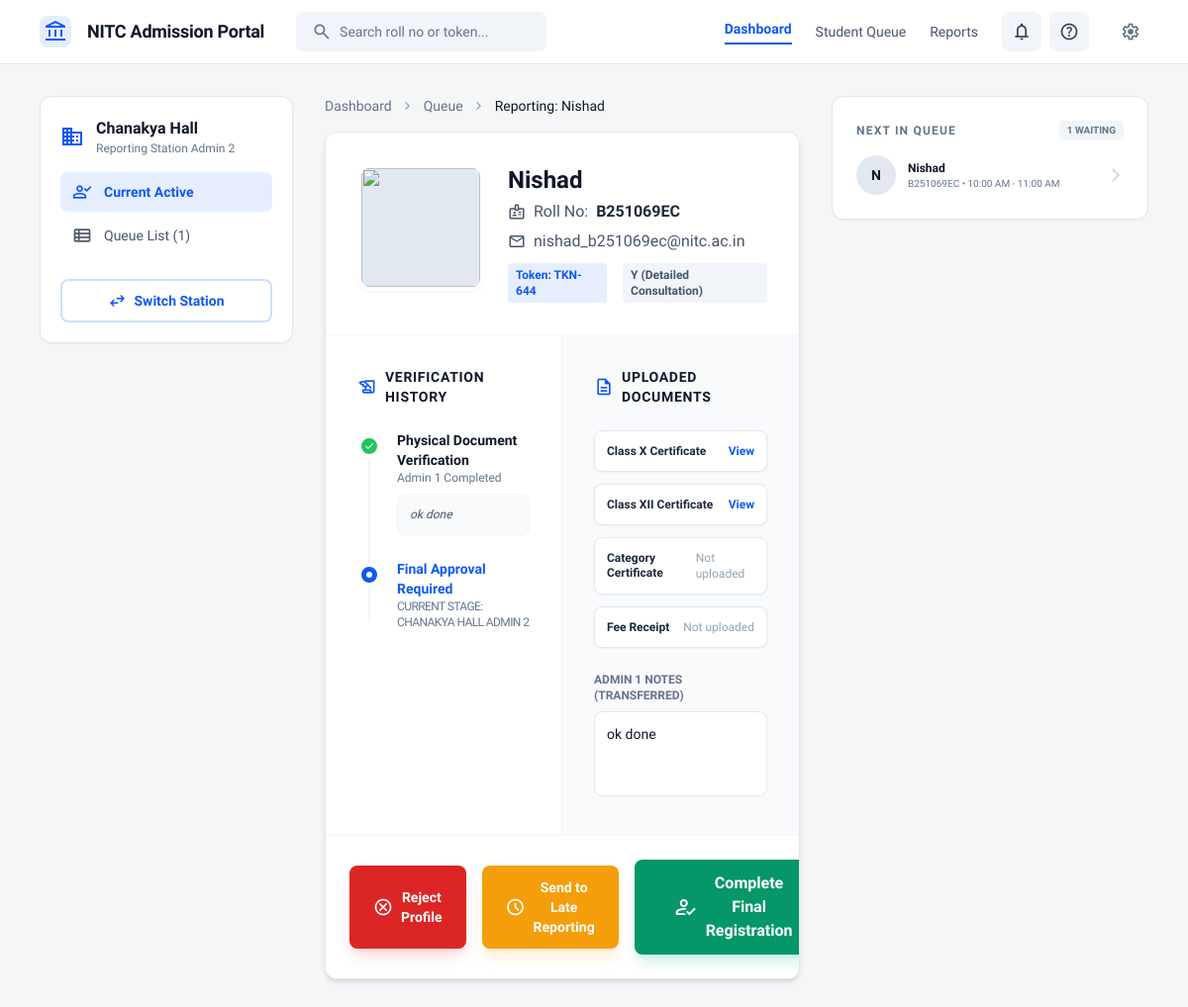
/admin2.html, run on the app's committed database.
### queue-system/app.py (models this page shows)
class TokenBooking(db.Model):
    id = db.Column(db.Integer, primary_key=True)
    student_email = db.Column(db.String(100))
    fee_status = db.Column(db.String(20))
    payment_mode = db.Column(db.String(50))
    slot_time = db.Column(db.String(50))
    token_id = db.Column(db.String(20), unique=True)
    class10_doc = db.Column(db.String(255))
    class12_doc = db.Column(db.String(255))
    category_doc = db.Column(db.String(255))
    paid_receipt_doc = db.Column(db.String(255))
    sent_to_chanakya = db.Column(db.Boolean, default=False)
    admin1_notes = db.Column(db.Text)
    final_registration_completed = db.Column(db.Boolean, default=False)
    final_registration_completed_at = db.Column(db.String(50))

### queue-system/app.py (the view)
@app.route("/admin2.html")
def admin2_page():
    chanakya_queue = TokenBooking.query.filter_by(sent_to_chanakya=True).order_by(TokenBooking.id.asc()).all()
    chanakya_bookings = [booking_to_view(b) for b in chanakya_queue]
    selected_booking_id = request.args.get("booking", type=int)
    active_booking = None
    if chanakya_bookings:
        active_booking = chanakya_bookings[0]
        if selected_booking_id is not None:
            for booking in chanakya_bookings:
                if booking["id"] == selected_booking_id:
                    active_booking = booking
                    break
    return render_template("admin2.html", chanakya_bookings=chanakya_bookings, active_booking=active_booking)

### queue-system/app.py (called while the page is built)
def parse_identity_from_email(email):
    local = (email or "").split("@")[0]
    if "_" not in local:
        return {"name": email or "Unknown", "roll_no": "--"}
    name_part, roll_part = local.split("_", 1)
    name = name_part.replace(".", " ").replace("-", " ").title()
    return {"name": name, "roll_no": roll_part.upper()}

def payment_label(raw_payment):
    if raw_payment == "already-paid":
        return "Already Paid"
    if raw_payment == "on-spot":
        return "On Spot Payment"
    if raw_payment == "education-loan":
        return "Education Loan"
    return (raw_payment or "NA").replace("-", " ").title()

### queue-system/templates/admin2.html (shortened to what this page needs)
<!DOCTYPE html>
<html class="light" lang="en"><head>
<script src="https://cdn.tailwindcss.com?plugins=forms,container-queries"></script>
<script id="tailwind-config">
  tailwind.config = {
    darkMode: "class",
    theme: {
      extend: {
        colors: {
          "primary": "#0d59f2",
          "background-light": "#f5f6f8",
          "background-dark": "#101622",
        },
        fontFamily: {
          "display": ["Lexend", "sans-serif"]
        },
        borderRadius: {
          "DEFAULT": "0.25rem",
          "lg": "0.5rem",
          "xl": "0.75rem",
          "full": "9999px"
        },
      },
    },
  }
</script>
</head>
<body class="bg-background-light dark:bg-background-dark text-slate-900 dark:text-slate-100 min-h-screen">
{% set ab = active_booking %}
<header class="flex items-center justify-between whitespace-nowrap border-b border-solid border-slate-200 dark:border-slate-800 bg-white dark:bg-slate-900 px-10 py-3 sticky top-0 z-50">
<div class="flex items-center gap-8">
<div class="flex items-center gap-4 text-primary">
<div class="size-8 flex items-center justify-center bg-primary/10 rounded-lg">
<span class="material-symbols-outlined text-primary">account_balance</span>
</div>
<h2 class="text-slate-900 dark:text-white text-lg font-bold leading-tight tracking-[-0.015em]">NITC Admission Portal</h2>
</div>
<label class="flex flex-col min-w-40 h-10 max-w-64">
<div class="flex w-full flex-1 items-stretch rounded-lg h-full">
<div class="text-slate-500 flex border-none bg-slate-100 dark:bg-slate-800 items-center justify-center pl-4 rounded-l-lg">
<span class="material-symbols-outlined text-[20px]">search</span>
</div>
<input class="form-input flex w-full min-w-0 flex-1 resize-none overflow-hidden rounded-lg text-slate-900 dark:text-white focus:outline-0 focus:ring-0 border-none bg-slate-100 dark:bg-slate-800 placeholder:text-slate-500 px-4 rounded-l-none pl-2 text-sm font-normal" placeholder="Search roll no or token..." value=""/>
</div>
</label>
</div>
<div class="flex flex-1 justify-end gap-6 items-center">
<nav class="flex items-center gap-6">
<a class="text-primary text-sm font-semibold border-b-2 border-primary pb-1" href="#">Dashboard</a>
<a class="text-slate-600 dark:text-slate-400 text-sm font-medium hover:text-primary transition-colors" href="#">Student Queue</a>
<a class="text-slate-600 dark:text-slate-400 text-sm font-medium hover:text-primary transition-colors" href="#">Reports</a>
</nav>
<div class="flex gap-2">
<button class="flex items-center justify-center rounded-lg h-10 w-10 bg-slate-100 dark:bg-slate-800 text-slate-700 dark:text-slate-300">
<span class="material-symbols-outlined text-[20px]">notifications</span>
</button>
<button class="flex items-center justify-center rounded-lg h-10 w-10 bg-slate-100 dark:bg-slate-800 text-slate-700 dark:text-slate-300">
<span class="material-symbols-outlined text-[20px]">help</span>
</button>
</div>
<div data-settings-mount></div>
</div>
</header>
<main class="max-w-[1440px] mx-auto px-10 py-8 flex gap-8">
<aside class="w-64 flex flex-col gap-6 shrink-0">
<div class="bg-white dark:bg-slate-900 p-5 rounded-xl border border-slate-200 dark:border-slate-800 shadow-sm">
<div class="flex items-center gap-3 mb-4">
<span class="material-symbols-outlined text-primary">domain</span>
<div>
<h1 class="text-slate-900 dark:text-white text-base font-bold">Chanakya Hall</h1>
<p class="text-slate-500 text-xs font-normal">Reporting Station Admin 2</p>
</div>
</div>
<div class="flex flex-col gap-1">
<button class="flex items-center gap-3 px-3 py-2.5 rounded-lg bg-primary/10 text-primary">
<span class="material-symbols-outlined text-[20px]">person_check</span>
<span class="text-sm font-semibold">Current Active</span>
</button>
<button class="flex items-center gap-3 px-3 py-2.5 rounded-lg text-slate-600 dark:text-slate-400 hover:bg-slate-50 dark:hover:bg-slate-800 transition-colors">
<span class="material-symbols-outlined text-[20px]">view_list</span>
<span class="text-sm font-medium">Queue List ({{ chanakya_bookings|length }})</span>
</button>
</div>
<div class="mt-6">
<a href="admin.html" class="w-full flex items-center justify-center gap-2 rounded-lg py-2.5 border-2 border-primary/20 text-primary text-sm font-bold hover:bg-primary/5 transition-colors">
<span class="material-symbols-outlined text-[18px]">swap_horiz</span>
Switch Station
</a>
</div>
</div>
</aside>
<section class="flex-1 min-w-0">
<div class="flex flex-wrap items-center gap-2 mb-4 text-sm">
<span class="text-slate-500">Dashboard</span>
<span class="material-symbols-outlined text-slate-400 text-[16px]">chevron_right</span>
<span class="text-slate-500">Queue</span>
<span class="material-symbols-outlined text-slate-400 text-[16px]">chevron_right</span>
<span class="text-slate-900 dark:text-white font-medium">Reporting: {{ ab.student_name if ab else 'No Student Yet' }}</span>
</div>
<div class="bg-white dark:bg-slate-900 rounded-xl border border-slate-200 dark:border-slate-800 shadow-md overflow-hidden">
<div class="p-8 border-b border-slate-100 dark:border-slate-800 flex justify-between items-start gap-6">
<div class="flex gap-6">
<div class="relative">
<div class="h-32 w-32 rounded-xl bg-slate-200 dark:bg-slate-800 overflow-hidden border-4 border-white dark:border-slate-800 shadow-sm">
<img class="h-full w-full object-cover" src="https://lh3.googleusercontent.com/aida-public/AB6AXuCi7joy2ynAAqqr3C1BtYQh0_aHy-OWlQXRz70ao_5M68HClTkEatw6xrPO-c6ba9SWjrbcz6nkEPvwG3xF0V5xoNwTqugsttxh4LupvHHMvBWoGlBczqN5TC5TbJZ-W5Io-8EU98VyDmHuJeusnkxRDe4GzSY0pYe-p8j-XOA28PHgFs1vq2rwy8vfXVsoIEWz6vY9_kGeF5gphntI4gr9WNmXZyAcrSkHShuWzi9wl5WpIl1_00C5q2FunqiV4ZKyDISujMmYlRs"/>
</div>
</div>
<div class="space-y-1">
<h2 class="text-2xl font-bold text-slate-900 dark:text-white">{{ ab.student_name if ab else 'No Student Selected' }}</h2>
<div class="flex flex-col gap-1.5">
<p class="text-slate-600 dark:text-slate-400 flex items-center gap-2">
<span class="material-symbols-outlined text-[18px]">badge</span>
Roll No: <span class="font-semibold text-slate-800 dark:text-slate-200">{{ ab.roll_no if ab else '--' }}</span>
</p>
<p class="text-slate-600 dark:text-slate-400 flex items-center gap-2">
<span class="material-symbols-outlined text-[18px]">mail</span>
{{ ab.student_email if ab else '--' }}
</p>
<div class="flex items-center gap-4 mt-1">
<span class="bg-primary/10 text-primary text-xs font-bold px-2 py-1 rounded">Token: {{ ab.token_id if ab else '--' }}</span>
<span class="bg-slate-100 dark:bg-slate-800 text-slate-600 dark:text-slate-300 text-xs font-bold px-2 py-1 rounded">{{ ab.queue_type if ab else '--' }}</span>
</div>
</div>
</div>
</div>
</div>
<div class="grid grid-cols-2 gap-0">
<div class="p-8 border-r border-slate-100 dark:border-slate-800">
<h3 class="text-sm font-bold text-slate-900 dark:text-white uppercase tracking-wider mb-6 flex items-center gap-2">
<span class="material-symbols-outlined text-primary text-[20px]">history_edu</span>
Verification History
</h3>
<div class="space-y-6 relative">
<div class="absolute left-[11px] top-2 bottom-2 w-0.5 bg-slate-100 dark:bg-slate-800"></div>
<div class="relative pl-10">
<div class="absolute left-0 top-1 h-6 w-6 rounded-full bg-green-500 border-4 border-white dark:border-slate-900 flex items-center justify-center">
<span class="material-symbols-outlined text-[12px] text-white font-bold">check</span>
</div>
<div>
<p class="text-sm font-bold text-slate-900 dark:text-white">Physical Document Verification</p>
<p class="text-xs text-slate-500 mb-2">Admin 1 Completed</p>
<div class="bg-slate-50 dark:bg-slate-800/50 p-3 rounded-lg border border-slate-100 dark:border-slate-800">
<p class="text-xs text-slate-600 dark:text-slate-400 italic">{{ ab.admin1_notes if ab and ab.admin1_notes else 'No notes shared by Admin 1.' }}</p>
</div>
</div>
</div>
<div class="relative pl-10">
<div class="absolute left-0 top-1 h-6 w-6 rounded-full bg-primary border-4 border-white dark:border-slate-900 flex items-center justify-center">
<div class="h-1.5 w-1.5 rounded-full bg-white animate-pulse"></div>
</div>
<div>
<p class="text-sm font-bold text-primary">Final Approval Required</p>
<p class="text-xs text-slate-500 uppercase font-medium tracking-tighter">Current Stage: Chanakya Hall Admin 2</p>
</div>
</div>
</div>
</div>
<div class="p-8 bg-slate-50 dark:bg-slate-900/50">
<h3 class="text-sm font-bold text-slate-900 dark:text-white uppercase tracking-wider mb-6 flex items-center gap-2">
<span class="material-symbols-outlined text-primary text-[20px]">description</span>
Uploaded Documents
</h3>
<div class="space-y-3">
<div class="flex items-center justify-between p-3 bg-white dark:bg-slate-800 rounded-lg border border-slate-200 dark:border-slate-700 shadow-sm">
<div><p class="text-xs font-bold text-slate-800 dark:text-white leading-tight">Class X Certificate</p></div>
{% if ab and ab.class10_doc_url %}<a target="_blank" href="{{ ab.class10_doc_url }}" class="text-primary text-xs font-bold">View</a>{% else %}<span class="text-xs text-slate-400">Not uploaded</span>{% endif %}
</div>
<div class="flex items-center justify-between p-3 bg-white dark:bg-slate-800 rounded-lg border border-slate-200 dark:border-slate-700 shadow-sm">
<div><p class="text-xs font-bold text-slate-800 dark:text-white leading-tight">Class XII Certificate</p></div>
{% if ab and ab.class12_doc_url %}<a target="_blank" href="{{ ab.class12_doc_url }}" class="text-primary text-xs font-bold">View</a>{% else %}<span class="text-xs text-slate-400">Not uploaded</span>{% endif %}
</div>
<div class="flex items-center justify-between p-3 bg-white dark:bg-slate-800 rounded-lg border border-slate-200 dark:border-slate-700 shadow-sm">
<div><p class="text-xs font-bold text-slate-800 dark:text-white leading-tight">Category Certificate</p></div>
{% if ab and ab.category_doc_url %}<a target="_blank" href="{{ ab.category_doc_url }}" class="text-primary text-xs font-bold">View</a>{% else %}<span class="text-xs text-slate-400">Not uploaded</span>{% endif %}
</div>
<div class="flex items-center justify-between p-3 bg-white dark:bg-slate-800 rounded-lg border border-slate-200 dark:border-slate-700 shadow-sm">
<div><p class="text-xs font-bold text-slate-800 dark:text-white leading-tight">Fee Receipt</p></div>
{% if ab and ab.paid_receipt_doc_url %}<a target="_blank" href="{{ ab.paid_receipt_doc_url }}" class="text-primary text-xs font-bold">View</a>{% else %}<span class="text-xs text-slate-400">Not uploaded</span>{% endif %}
</div>
</div>
<div class="mt-6">
<label class="text-xs font-bold text-slate-500 dark:text-slate-400 mb-2 block uppercase">Admin 1 Notes (Transferred)</label>
<textarea readonly class="w-full bg-white dark:bg-slate-800 border border-slate-200 dark:border-slate-700 rounded-lg p-3 text-sm resize-none" rows="3">{{ ab.admin1_notes if ab and ab.admin1_notes else 'No notes provided by Admin 1' }}</textarea>
</div>
</div>
</div>
<div class="bg-white dark:bg-slate-900 p-6 border-t border-slate-100 dark:border-slate-800 flex items-center justify-between gap-4">
<div class="flex gap-4">
<button id="reject-profile-btn" data-booking-id="{{ ab.id if ab else '' }}" class="flex items-center gap-2 px-6 py-3 bg-red-600 hover:bg-red-700 text-white rounded-lg font-bold text-sm transition-colors shadow-lg shadow-red-500/20">
<span class="material-symbols-outlined text-[20px]">cancel</span>
Reject Profile
</button>
<button class="flex items-center gap-2 px-6 py-3 bg-amber-500 hover:bg-amber-600 text-white rounded-lg font-bold text-sm transition-colors shadow-lg shadow-amber-500/20">
<span class="material-symbols-outlined text-[20px]">watch_later</span>
Send to Late Reporting
</button>
</div>
<button id="complete-final-btn" data-booking-id="{{ ab.id if ab else '' }}" class="flex items-center gap-2 px-10 py-3 bg-emerald-600 hover:bg-emerald-700 text-white rounded-lg font-bold text-base transition-all shadow-lg shadow-emerald-500/20 transform hover:-translate-y-0.5 {% if not ab %}opacity-50 cursor-not-allowed{% endif %}" {% if not ab %}disabled{% endif %}>
<span class="material-symbols-outlined">how_to_reg</span>
Complete Final Registration
</button>
</div>
</div>
</section>
<aside class="w-80 flex flex-col gap-6 shrink-0">
<div class="bg-white dark:bg-slate-900 p-6 rounded-xl border border-slate-200 dark:border-slate-800 shadow-sm overflow-hidden">
<div class="flex items-center justify-between mb-4">
<h3 class="text-xs font-bold text-slate-500 uppercase tracking-widest">Next in Queue</h3>
<span class="text-[10px] font-bold bg-slate-100 dark:bg-slate-800 px-2 py-0.5 rounded text-slate-500">{{ chanakya_bookings|length }} WAITING</span>
</div>
<div class="space-y-3">
{% if chanakya_bookings %}
{% for booking in chanakya_bookings %}
<a href="?booking={{ booking.id }}" class="flex items-center gap-3 group cursor-pointer {% if ab and booking.id != ab.id %}opacity-70{% endif %}">
<div class="h-10 w-10 rounded-full bg-slate-200 dark:bg-slate-800 flex-shrink-0 flex items-center justify-center text-sm font-bold">{{ booking.student_name[0]|upper }}</div>
<div class="min-w-0">
<p class="text-xs font-bold text-slate-900 dark:text-white truncate">{{ booking.student_name }}</p>
<p class="text-[10px] text-slate-500 truncate">{{ booking.roll_no }} • {{ booking.slot_time }}</p>
</div>
<span class="material-symbols-outlined text-slate-300 text-[16px] ml-auto group-hover:text-primary">arrow_forward_ios</span>
</a>
{% endfor %}
{% else %}
<p class="text-xs text-slate-500">No students have been sent to Chanakya yet.</p>
{% endif %}
</div>
</div>
</aside>
</main>
</body></html>

### queue-system/templates/admin2.html (style rules this page uses)
body { font-family: 'Lexend', sans-serif; }
.material-symbols-outlined { font-variation-settings: 'FILL' 0, 'wght' 400, 'GRAD' 0, 'opsz' 24; }

### data on the page
TokenBooking: student_email "nishad_b251069ec@nitc.ac.in", token "TKN-644", admin1_notes "ok done", student_name "N", student_name "Nishad", roll_no "B251069EC", slot_time "10:00 AM - 11:00 AM"

### other printed values
{{ chanakya_bookings|length }} "1"
{{ ab.student_name if ab else 'No Student Yet' }} "Nishad"
{{ ab.student_name if ab else 'No Student Selected' }} "Nishad"
{{ ab.roll_no if ab else '--' }} "B251069EC"
{{ ab.queue_type if ab else '--' }} "Y (Detailed Consultation)"
